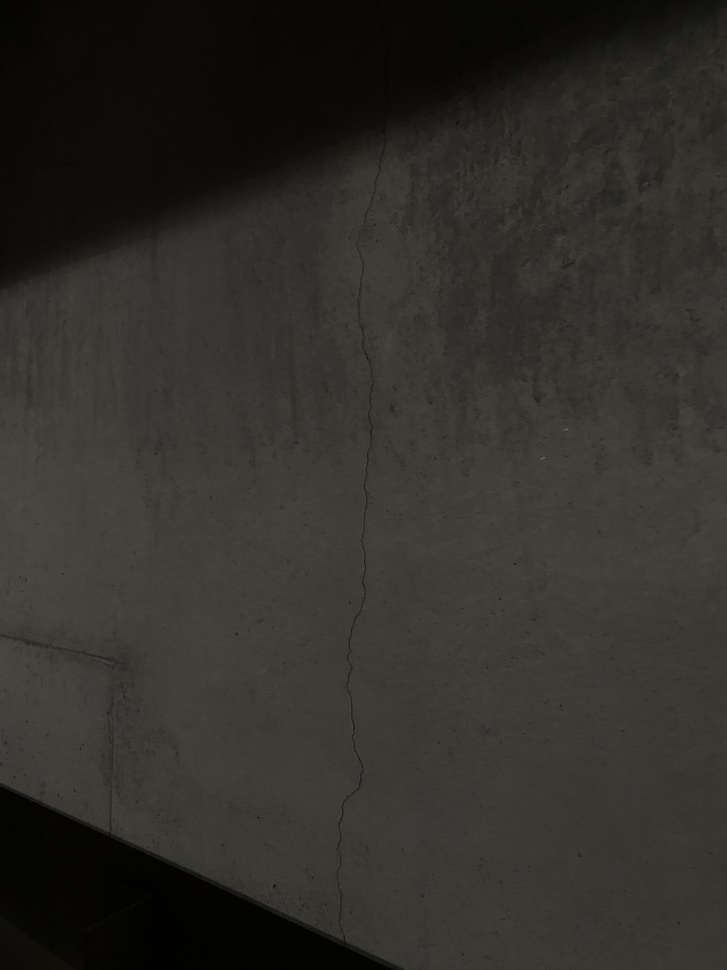
#> input picture lumination/material/n120normal.jpg, 727 x 970 px, shrunk from 3024 x 4032 before the run
$ python main.py
#> lines starting #> are read from the running program, lines starting #| are printed output that depends on the picture
### lumination/detector.py
import cv2
import numpy as np


class ImageBrightnessDetector:
    # 初始化参数
    def __init__(self, image_path, mid_value):
        self.image_path = image_path
        self.img = None
        self.gray_img = None
        self.img_shape = None
        self.height = None
        self.width = None
        self.size = None
        self.hist = None
        self.a = 0
        self.ma = 0
        self.reduce_matrix = None
        self.shift_value = None
        self.shift_sum = None
        self.da = None
        self.m = None
        self.k = None
        self.gray_value = None
        self.mid_values = mid_value

    def calculate_brightness(self):
        # 拿图，转换成灰度图，赋予基本图像参数信息
        self.img = cv2.imread(self.image_path)
#> self.img is the input picture: shape (970, 727, 3); mean B, G, R 42.2, 46.7, 47.8
        self.gray_img = cv2.cvtColor(self.img, cv2.COLOR_BGR2GRAY)
        self.gray_value = cv2.mean(self.gray_img)
#> self.gray_value = (46.7, 0, 0, 0)
        self.img_shape = self.gray_img.shape
#> self.img_shape = (970, 727)
        self.height, self.width = self.img_shape[0], self.img_shape[1]
#> self.height = 970; self.width = 727
        self.size = self.gray_img.size  # 灰度图的像素数
#> self.size = 705190
        # 灰度图的直方图
        self.hist = cv2.calcHist([self.gray_img], [0], None, [256], [0, 256])
#> self.hist = 256 values, max 43513 at index 58, min 0 at index 76, mean 2754.6
        # 灰度图级别为256，暂时以中间值128划分明暗大概
        self.reduce_matrix = np.full((self.height, self.width), self.mid_values)  # 创建np数组，用128的值填充，中间灰度值128
        self.shift_value = self.gray_img - self.reduce_matrix  # 计算每个像素点灰度值相较于中间灰度值128的差值（可做微调）
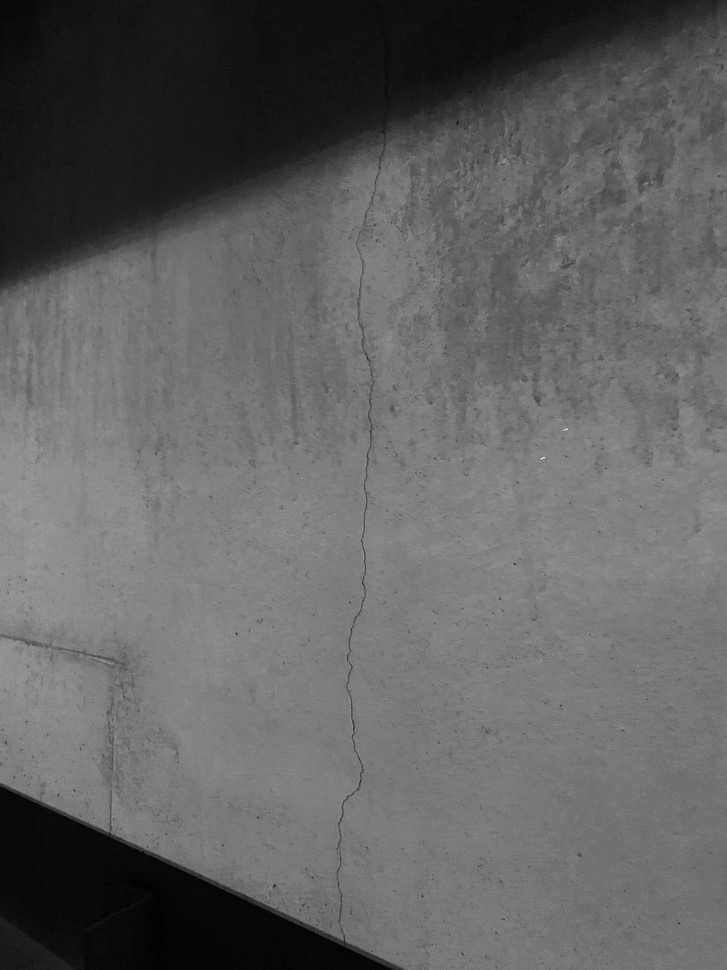
#> self.shift_value: shape (970, 727) int64; min -50, max 71, mean -3.3; drawn with min black and max white
        self.shift_sum = np.sum(self.shift_value)  # 所有差值的总和
#> self.shift_sum = -2325717
        self.da = self.shift_sum / self.size  # 整个灰度图像的平均偏差值
#> self.da = -3.3
        # 计算偏离128的平均偏差
        for i in range(256):
            self.ma += (abs(i - self.mid_values - self.da) * self.hist[i])  # 128为中间灰度值，*对应灰度级别的像素数
#> this loop made 256 passes
#> self.ma on passes 1 to 3: [3689.5], [57206.5], [292741.3]
#> after the loop, self.ma = [11308693]
        self.m = abs(self.ma / self.size)  # 平均绝对偏差
#> self.m = [16.04]
        self.k = abs(self.da) / self.m  # k为亮度系数，abs保证k为正
#> self.k = [0.206]

    def get_brightness_status(self):
        self.calculate_brightness()
        print('该图片的整体灰度值为：', int(self.gray_value[0]))
#| 该图片的整体灰度值为： 46
        if self.k[0] > 1:
            if self.da > 0:  # 大于0说明整体图像亮度在128之上
                return 'normal-extra'
            else:
                return 'an'
        else:  # ＜1说明平均偏差小于绝对偏差
            return 'normal'

### lumination/main.py
from detector import ImageBrightnessDetector

image_path = 'material/n120normal.jpg'
detector = ImageBrightnessDetector(image_path, 50)  # 128 fig
print(detector.get_brightness_status())
